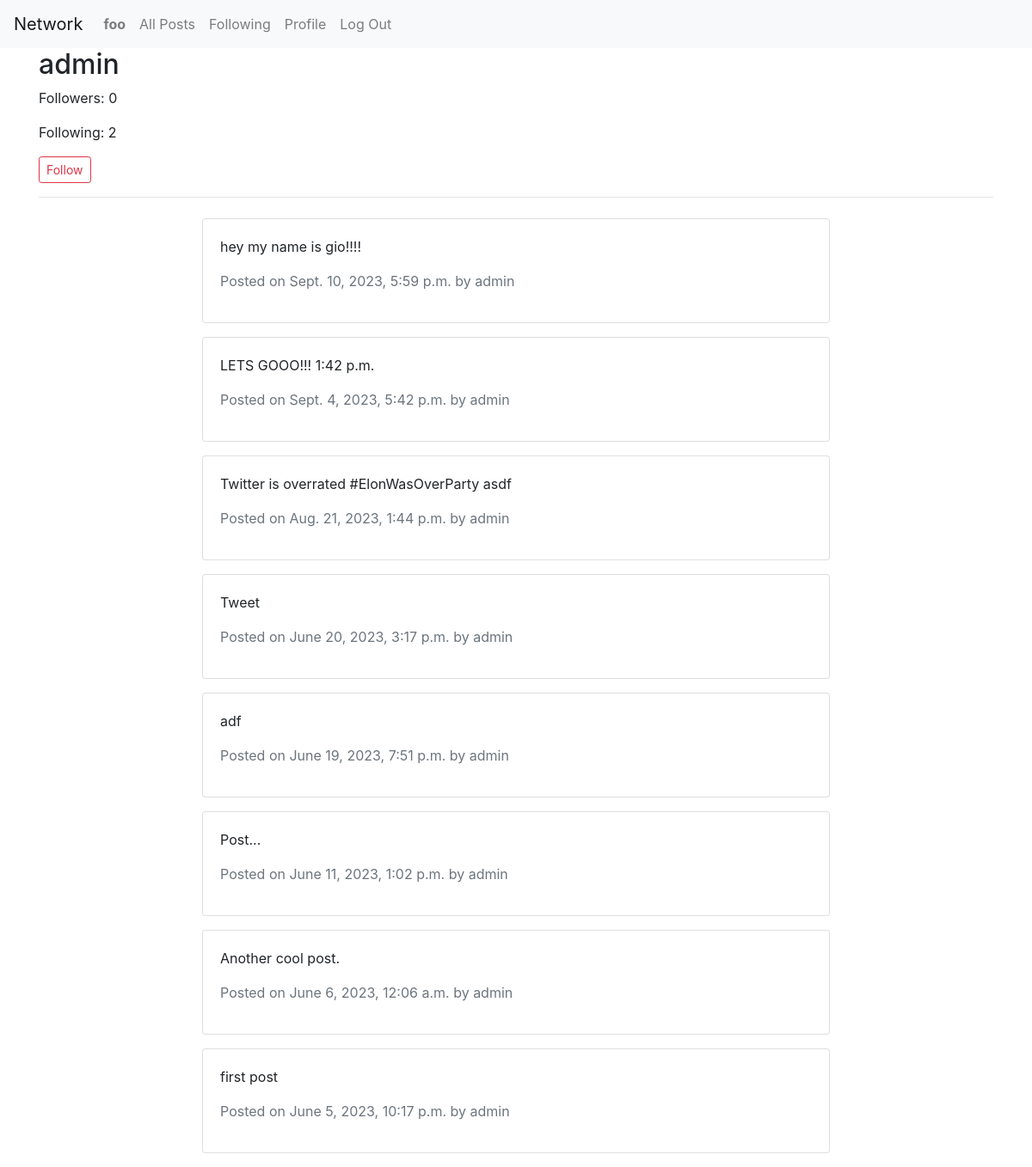
Screenshot of /profile/1/ (signed in) with the database file from the repository.
### network/models.py (models this page shows, shortened)
class User(AbstractUser):
    followers = models.ManyToManyField('self', symmetrical=False, related_name='following')

class Post(models.Model):
    content = models.TextField()
    image = models.ImageField(upload_to='post_images/', blank=True, null=True)
    author = models.ForeignKey(User, on_delete=models.CASCADE)
    timestamp = models.DateTimeField(auto_now_add=True)
    likes = models.ManyToManyField(User, related_name='liked_posts', default=0)
    views = models.PositiveIntegerField(default=0)

### network/views.py (the view)
# urls.py: path('profile/<int:user_id>/', views.profile, name='profile'),
@login_required
def profile(request, user_id):
    profile_user = get_object_or_404(User, id=user_id)
    user = request.user
    posts = Post.objects.filter(author=profile_user).order_by('-timestamp')
    is_following = profile_user.followers.filter(id=user.id).exists()
    if request.method == 'POST':
        if profile_user.followers.filter(id=user.id).exists():
            profile_user.followers.remove(user)
        else:
            profile_user.followers.add(user)
        is_following = not is_following
    return render(request, 'network/profile.html', {
        'profile_user': profile_user,
        'posts': posts,
        'is_following': is_following
    })

### network/templates/network/profile.html (shortened to what this page needs)
{% extends "network/layout.html" %} {% block body %}
<div class="container">
  <h2>{{ profile_user.username }}</h2>
  <p id="followers-count">Followers: {{ profile_user.followers.count }}</p>
  <p>Following: {{ profile_user.following.count }}</p>
{% if request.user != profile_user %}
<form id="follow-form" method="post" action="{% url 'profile' profile_user.id %}">
  <button id="follow-button" class="btn btn-sm {% if request.user.is_authenticated and request.user in profile_user.followers.all %}btn-danger{% else %}btn-outline-danger{% endif %}"
   onclick="toggleFollowing({{ profile_user.id }})">
    {% if request.user.is_authenticated and request.user in profile_user.followers.all %}
      Unfollow
    {% else %}
      Follow
    {% endif %}
  </button>
</form>
{% endif %}
  <hr />
  <div class="row mt-4">
    <div class="col-md-8 offset-md-2">
      {% for post in posts %}
      <div class="card mb-3">
        <div class="card-body">
          <p>{{ post.content }}</p>
          <p class="text-muted">
            Posted on {{ post.timestamp }} by {{ post.author.username }}
          </p>
        </div>
      </div>
      {% empty %}
      <p>No posts found.</p>
      {% endfor %}
    </div>
  </div>
</div>
{% endblock %}

### network/templates/network/layout.html (shortened to what this page needs)
{% load static %}
<!DOCTYPE html>
<html lang="en">
  <head>
    <link
      rel="stylesheet"
      href="https://stackpath.bootstrapcdn.com/bootstrap/4.4.1/css/bootstrap.min.css"
    />
    <link href="{% static 'network/styles.css' %}" rel="stylesheet" />
  </head>
  <body>
    <nav class="navbar navbar-expand-lg navbar-light bg-light">
      <a class="navbar-brand" href="#">Network</a>
      <div>
        <ul class="navbar-nav mr-auto">
          {% if user.is_authenticated %}
          <li class="nav-item">
            <a class="nav-link" href="#"
              ><strong>{{ user.username }}</strong></a
            >
          </li>
          {% endif %}
          <li class="nav-item">
            <a class="nav-link" href="{% url 'index' %}">All Posts</a>
          </li>
          {% if user.is_authenticated %}
          <li class="nav-item">
            <a class="nav-link" href="{% url 'following' %}">Following</a>
          </li>
          <li class="nav-item">
            <a class="nav-link" href="{% url 'profile' user.id %}">Profile</a>
          </li>
          <li class="nav-item">
            <a class="nav-link" href="{% url 'logout' %}">Log Out</a>
          </li>
          {% endif %}
        </ul>
      </div>
    </nav>
    <div class="body">{% block body %} {% endblock %}</div>
  </body>
</html>

### rows the page displays
User: username "foo"
User: username "admin", followers.count "0", following.count "2"
Post: content "hey my name is gio!!!!", timestamp "Sept. 10, 2023, 5:59 p.m.", author.username "admin"
Post: content "LETS GOOO!!! 1:42 p.m.", timestamp "Sept. 4, 2023, 5:42 p.m.", author.username "admin"
Post: content "Twitter is overrated #ElonWasOverParty asdf", timestamp "Aug. 21, 2023, 1:44 p.m.", author.username "admin"
Post: content "Tweet", timestamp "June 20, 2023, 3:17 p.m.", author.username "admin"
Post: content "adf", timestamp "June 19, 2023, 7:51 p.m.", author.username "admin"
Post: content "Post...", timestamp "June 11, 2023, 1:02 p.m.", author.username "admin"
Post: content "Another cool post.", timestamp "June 6, 2023, 12:06 a.m.", author.username "admin"
Post: content "first post", timestamp "June 5, 2023, 10:17 p.m.", author.username "admin"
